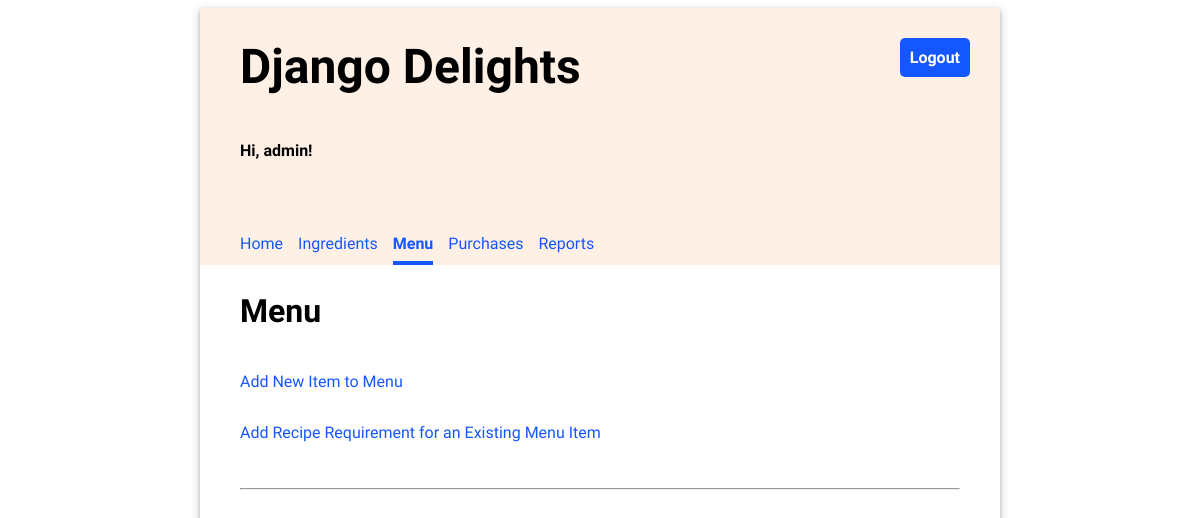
/menu/ (signed in), run on an earlier commit of the app's database.
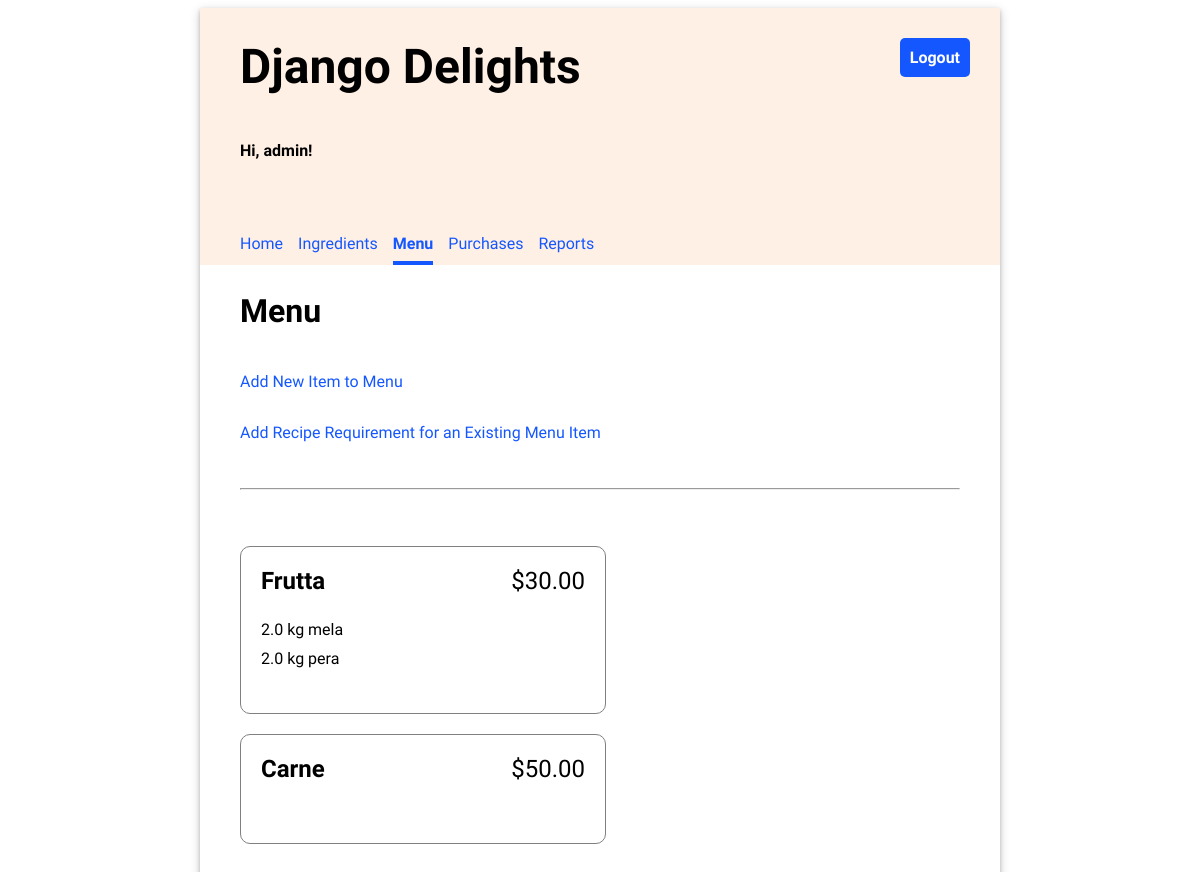
And on a later commit of the database.
### inventory/models.py (models this page shows, shortened)
class MenuItem(models.Model):
    name = models.CharField(max_length=100, unique=True)
    price = models.FloatField(default=0.00)

class RecipeRequirement(models.Model):
    menu_item = models.ForeignKey(MenuItem, on_delete=models.CASCADE)
    ingredient = models.ForeignKey(Ingredient, on_delete=models.CASCADE)
    quantity = models.FloatField(default=0)
    class Meta:
        unique_together = ['menu_item', 'ingredient']

class Ingredient(models.Model):
    name = models.CharField(max_length=100, unique=True)
    quantity = models.FloatField(default=0)
    unit = models.CharField(max_length=20)  # e.g., kg, liters, pieces
    price_per_unit = models.FloatField(default=0)

### inventory/views.py (the view)
# urls.py: path('menu/', views.MenuView.as_view(), name="menu"),
class MenuView(LoginRequiredMixin, ListView):
    template_name = "inventory/menu_list.html"
    model = MenuItem

### inventory/templates/inventory/menu_list.html (shortened to what this page needs)
{% extends 'base.html' %}
{% load static %}
{% block content %}
    <h2>Menu</h2>
    <p><a href="{% url 'add_menu_item' %}">Add New Item to Menu</a></p>
    <p><a href="{% url 'add_recipe_requirement' %}">Add Recipe Requirement for an Existing Menu Item</a></p>
    <hr/>
    <ul class="menu-items">
    {% for menu_item in object_list %}
        <li>
            <div class="menu-item-header">
                <div class="menu-item-title">{{ menu_item.name }}</div>
                <div class="menu-item-price">${{ menu_item.price|stringformat:".2f" }}</div>
            </div>
            <ul class="menu-item-ingredients">
                {% for recipe_requirement in menu_item.reciperequirement_set.all %}
                <li>{{ recipe_requirement.quantity }} {{recipe_requirement.ingredient.unit }} {{ recipe_requirement.ingredient.name }}</li>
                {% endfor %}
            </ul>
        </li>
    {% endfor %}
    </ul>
{% endblock %}

What changed in the data, as far as the page shows it:
added MenuItem: name "Frutta", price "30.00"
added RecipeRequirement: quantity "2.0", ingredient.unit "kg", ingredient.name "mela"
added RecipeRequirement: quantity "2.0", ingredient.unit "kg", ingredient.name "pera"
added MenuItem: name "Carne", price "50.00"
